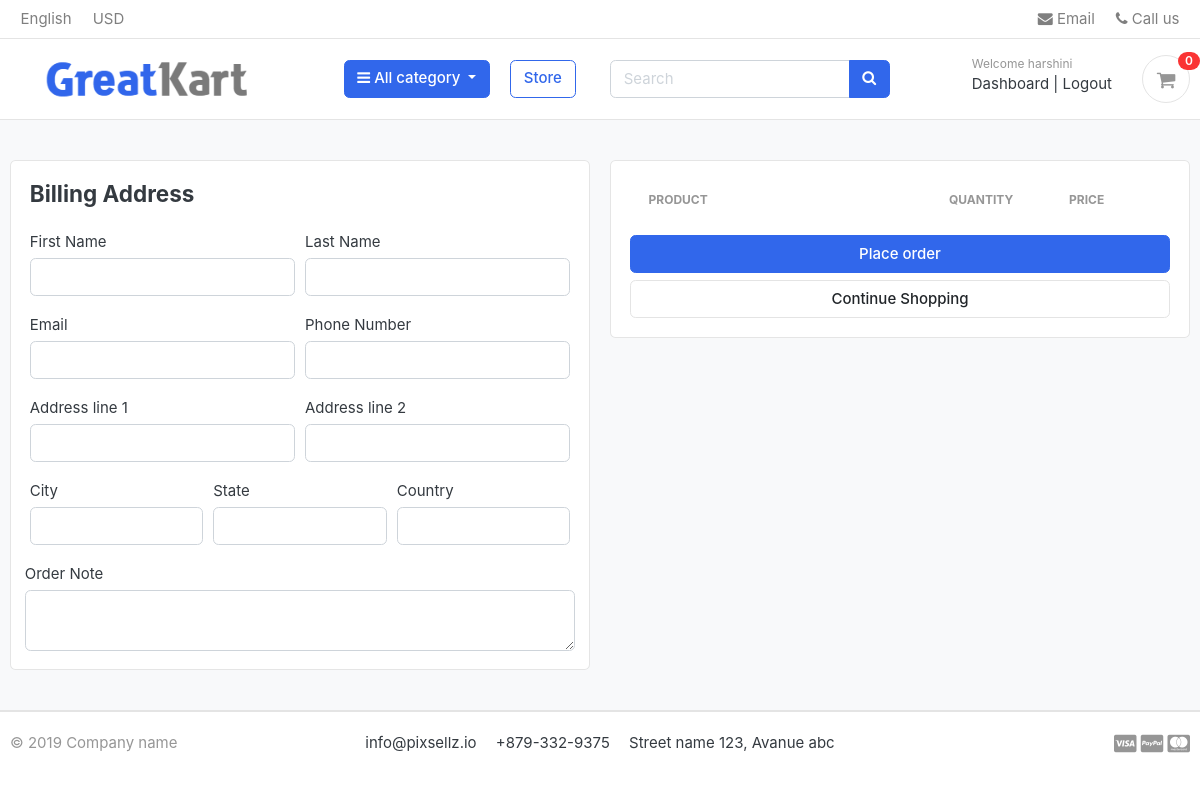
Before: /cart/checkout/ (signed in) with the older database file.
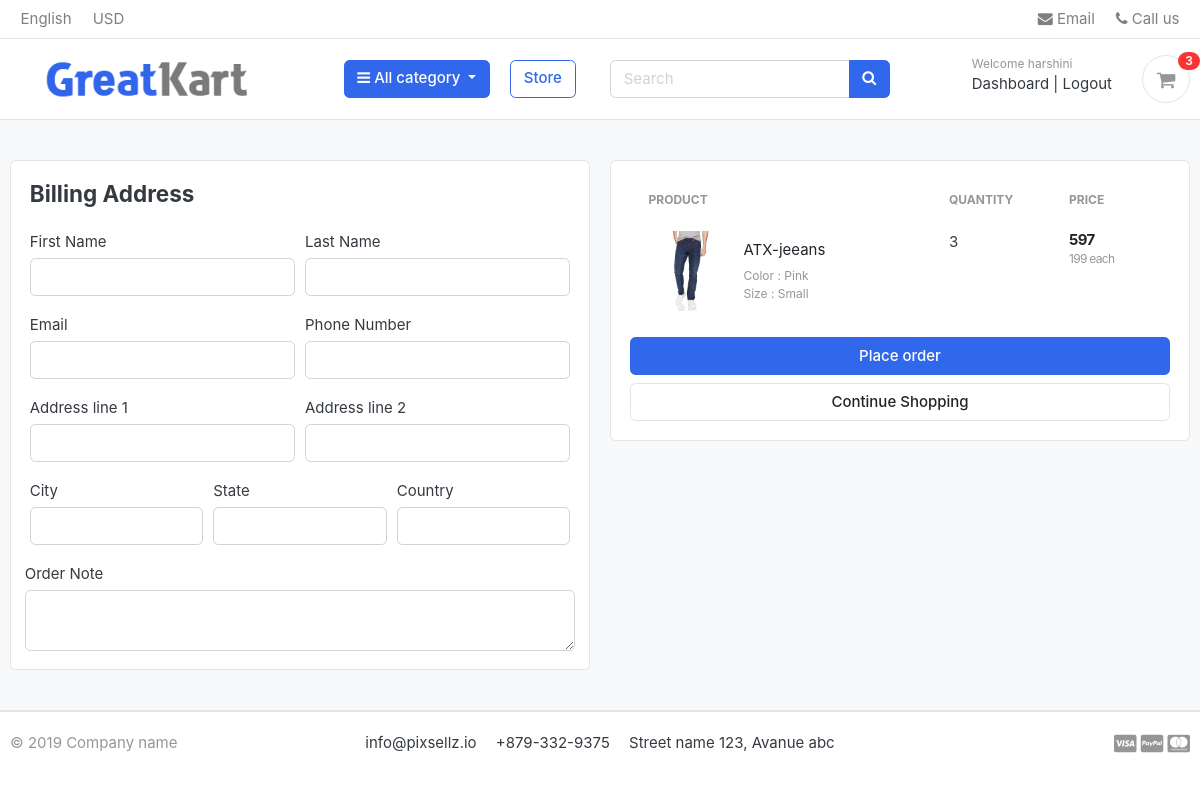
After: the same page with the newer database file.
### carts/models.py (models this page shows)
class CardItem(models.Model):
    user=models.ForeignKey(Account, on_delete=models.CASCADE,null=True)
    Product = models.ForeignKey(product, on_delete=models.CASCADE)
    variations=models.ManyToManyField(Variations,blank=True)
    cart = models.ForeignKey(Cart, on_delete=models.CASCADE,null=True)
    quantity = models.IntegerField()
    is_active = models.BooleanField(default=True)
    def sub_total(self):
        return self.Product.price * self.quantity
    def __unicode__(self):
        return str(self.Product)

### store/models.py (models this page shows, shortened)
class product(models.Model):
    product_name = models.CharField(max_length=50, unique=True)
    slug = models.SlugField(max_length=100, unique=True)
    description = models.TextField(max_length=255, blank=True)
    price = models.IntegerField()
    images = models.ImageField(upload_to='photos_products/', blank=True)
    stock = models.IntegerField()
    is_avaliable = models.BooleanField(default=True)
    category = models.ForeignKey(Category, on_delete=models.CASCADE, null=True, blank=True)
    created_date = models.DateTimeField(auto_now_add=True)
    Modified_date = models.DateTimeField(auto_now=True)
    def get_url(self):
        return reverse('product_detail', args=[self.category.slug, self.slug])
    def __str__(self):
        return self.product_name

class Variations(models.Model):
    product=models.ForeignKey(product,on_delete=models.CASCADE)
    variation_category=models.CharField(max_length=100,choices=varitaion_category_choice)
    variation_value=models.CharField(max_length=100)
    is_active=models.BooleanField(default=True)
    created_date = models.DateTimeField(auto_now_add=True)
    objects=VariationManager()

### carts/views.py (the view)
# urls.py: path('checkout/',views.checkout,name='checkout'),
@login_required(login_url='login')
def checkout(request,total=0, quantity=0, cart_items=None):
    try:
        if request.user.is_authenticated:
            cart_items = CardItem.objects.filter(
                user=request.user,
                is_active=True
            )
        else:
            cart = Cart.objects.get(cart_id=_cart_id(request))
            cart_items = CardItem.objects.filter(
                cart=cart,
                is_active=True
            )
        for cart_item in cart_items:
            total += (
                cart_item.Product.price *
                cart_item.quantity
            )
            quantity += cart_item.quantity
        tax = (2 * total) / 100
        grand_total = total + tax
    except ObjectDoesNotExist:
        cart_items = []
        tax = 0
        grand_total = 0
    context = {
        'total': total,
        'quantity': quantity,
        'cart_items': cart_items,
        'tax': tax,
        'grand_total': grand_total,
    }
    return render(request,'store/checkout.html',context)

### carts/context_processors.py (called while the page is built)
def counter(request):
    cart_count = 0
    print("Counter called")
    if 'admin' in request.path:
        return {}
    if request.user.is_authenticated:
        cart_items = CardItem.objects.filter(user=request.user)
    else:
        try:
            cart = Cart.objects.get(cart_id=_cart_id(request))
            cart_items = CardItem.objects.filter(cart=cart)
        except Cart.DoesNotExist:
            cart_items = []
    print("Items:", cart_items)
    for item in cart_items:
        print(item.id, item.quantity)
        cart_count += item.quantity
    print("Cart Count =", cart_count)
    return {'cart_count': cart_count}

### category/context_processors.py (called while the page is built)
def menu_links(request):
    links=Category.objects.all()
    return dict(links=links)

### category/models.py (called while the page is built)
    def get_url(self):
        return reverse('products_by_category',args=[self.slug])

### greatkart/templates/store/checkout.html (shortened to what this page needs)
{% extends 'base.html' %}
{% load static %}
{% block content%}
<section class="section-content padding-y bg">
<div class="container">
<div class="row">
	<aside class="col-lg-6">
<div class="card">
    <div class="card-body">
        <h4 class="card-title mb-4">Billing Address</h4>
        <form action="{% url 'place_order' %}" method="POST">
            <div class="form-row">
                <div class="col form-group">
                    <label for="">First Name</label>
                    <input type="text" name="first_name" class="form-control" required>
                </div>
                 <div class="col form-group">
                    <label for="">Last Name</label>
                    <input type="text" name="last_name" class="form-control" required>
                </div>
            </div>
            <div class="form-row">
                <div class="col form-group">
                    <label for="">Email</label>
                    <input type="email" name="email" class="form-control" required>
                </div>
                 <div class="col form-group">
                    <label for="">Phone Number</label>
                    <input type="text" name="phone" class="form-control" required>
                </div>
            </div>
            <div class="form-row">
                <div class="col form-group">
                    <label for="">Address line 1</label>
                    <input type="text" name="address_line_1" class="form-control" required>
                </div>
                 <div class="col form-group">
                    <label for="">Address line 2</label>
                    <input type="text" name="address_line_2" class="form-control">
                </div>
            </div>
            <div class="form-row">
                <div class="col form-group">
                    <label for="">City</label>
                    <input type="text" name="city" class="form-control" required>
                </div>
                 <div class="col form-group">
                    <label for="">State</label>
                    <input type="text" name="state" class="form-control">
                </div>
                <div class="col form-group">
                    <label for="">Country</label>
                    <input type="text" name="country" class="form-control">
                </div>
                 </div>
                <div class="form-row">
                    <label for="">Order Note</label>
                    <textarea name="order_note" rows=2 class="form-control" ></textarea>
                </div>
    </div>
</div>
	</aside>
	<aside class="col-lg-6">
		<div class="card">
		<div class="card-body">
            <table class="table table-borderless table-shopping-cart">
<thead class="text-muted">
<tr class="small text-uppercase">
  <th scope="col">Product</th>
  <th scope="col" width="120">Quantity</th>
  <th scope="col" width="120">Price</th>
</tr>
</thead>
<tbody>
{% for cart_item in cart_items %}
<tr>
	<td>
		<figure class="itemside align-items-center">
			<div class="aside"><img src="{{cart_item.Product.images.url}}" class="img-sm"></div>
			<figcaption class="info">
            <a href="{{ cart_item.Product.get_url }}" class="title text-dark">{{ cart_item.Product.product_name }}</a>
<p class="text-muted small">
        {% if cart_item.variations.exists %}
        {% for item in cart_item.variations.all %}
            {{ item.variation_category|capfirst }} :
            {{ item.variation_value|capfirst }} <br>
        {% endfor %}
    {% endif %}
</p>
			</figcaption>
		</figure>
	</td>
	<td>
         <label for="">{{cart_item.quantity}}</label>
	</td>
	<td>
		<div class="price-wrap">
			<var class="price">{{ cart_item.sub_total }}</var>
			<small class="text-muted"> {{ cart_item.Product.price }} each </small>
		</div>
	</td>
</tr>
{% endfor %}
</tbody>
</table>
        <button type="submit" name="submit" class="btn btn-primary btn-block">Place order</button>
		<a href="{% url 'store' %}" class="btn btn-light btn-block">Continue Shopping</a>
		</div>
		</div>
</aside>
</div>
</div>
</section>
{% endblock %}

### greatkart/templates/includes/navbar.html (shortened to what this page needs)
{% load static%}
<header class="section-header">
<nav class="navbar p-md-0 navbar-expand-sm navbar-light border-bottom">
<div class="container">
  <div class="collapse navbar-collapse" id="navbarTop4">
    <ul class="navbar-nav mr-auto">
    	<li class="nav-item dropdown">
		 	<a href="#" class="nav-link">   English </a>
		</li>
		<li class="nav-item dropdown">
			<a href="#" class="nav-link"> USD </a>
		</li>
    </ul>
    <ul class="navbar-nav">
		<li><a href="#" class="nav-link"> <i class="fa fa-envelope"></i> Email </a></li>
		<li><a href="#" class="nav-link"> <i class="fa fa-phone"></i> Call us </a></li>
	</ul>
  </div>
</div>
</nav>
<section class="header-main border-bottom">
	<div class="container">
<div class="row align-items-center">
	<div class="col-lg-2 col-md-3 col-6 flex-grow-0 pl-5">
		<a href="./" class="brand-wrap">
			<a href="{% url 'home' %}"><img src="{% static 'images/logo.png' %}" style="max-height:50px;"></a>
		</a>
	</div>
	     <div class="col-lg-3 col-md-3 col-sm-12">
			<div class="category-wrap dropdown d-inline-block float-right" style="margin-left:50px;">
			<button type="button" class="btn btn-primary dropdown-toggle" data-toggle="dropdown">
				<i class="fa fa-bars"></i> All category
			</button>
		</div>
	</div>
	<div class="col-lg-1 col-md-2 col-sm-12">
	<a href="{% url 'store' %}" class="btn btn-outline-primary">Store</a>
	</div>
	<div class="col-lg  col-md-5 col-sm-12">
		<form action="{% url 'search'%}" class="search" method="GET">
			<div class="input-group w-100">
			    <input type="text" class="form-control" style="width:60%;" placeholder="Search" name="keyword">
			    <div class="input-group-append">
			      <button class="btn btn-primary" type="submit">
			        <i class="fa fa-search"></i>
			      </button>
			    </div>
		    </div>
		</form>
	</div>
	<div class="col-lg-3 col-sm-6 col-8 order-2 order-lg-3">
				<div class="d-flex justify-content-end mb-3 mb-lg-0">
					{% if user.is_authenticated %}
<div class="widget-header">
    <small class="title text-muted">Welcome {{ user.first_name }}</small>
    <div>
        <a href="{% url 'dashboard' %}">Dashboard</a>
        <span class="dark-transp"> | </span>
        <a href="{% url 'logout' %}">Logout</a>
    </div>
</div>
{% endif %}
					<a href="{% url 'cart' %}" class="widget-header pl-3 ml-3">
						<div class="icon icon-sm rounded-circle border"><i class="fa fa-shopping-cart"></i></div>
						<span class="badge badge-pill badge-danger notify">{{cart_count}}</span>
					</a>
				</div>
			</div>
</div>
	</div>
</section>
</header>

Changed rows visible on the page:
added CardItem: Product.images (picture), Product.product_name "ATX-jeeans", quantity "3", sub_total "597", Product.price "199"
now on this page (row unchanged): Variations: variation_category "Color", variation_value "Pink"
now on this page (row unchanged): Variations: variation_category "Size", variation_value "Small"
Other visible differences:
{{ cart_count }}: "0" → "3"
